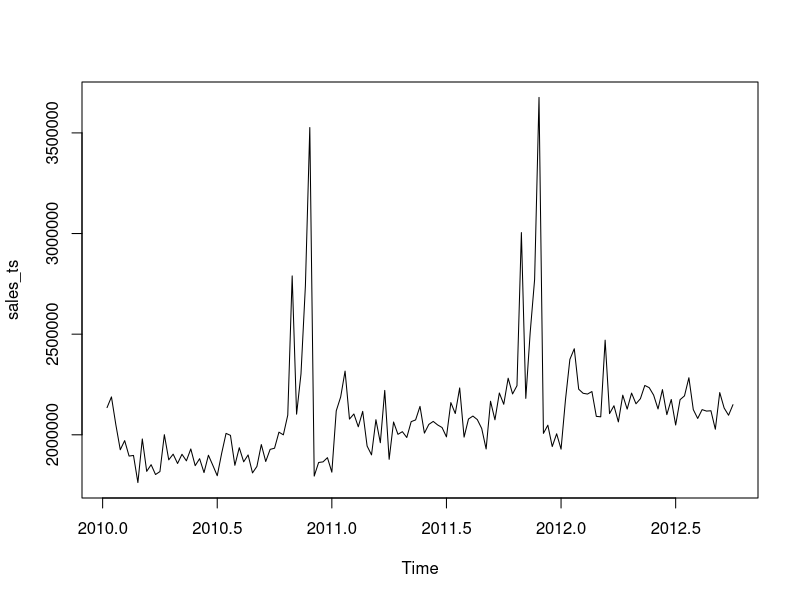
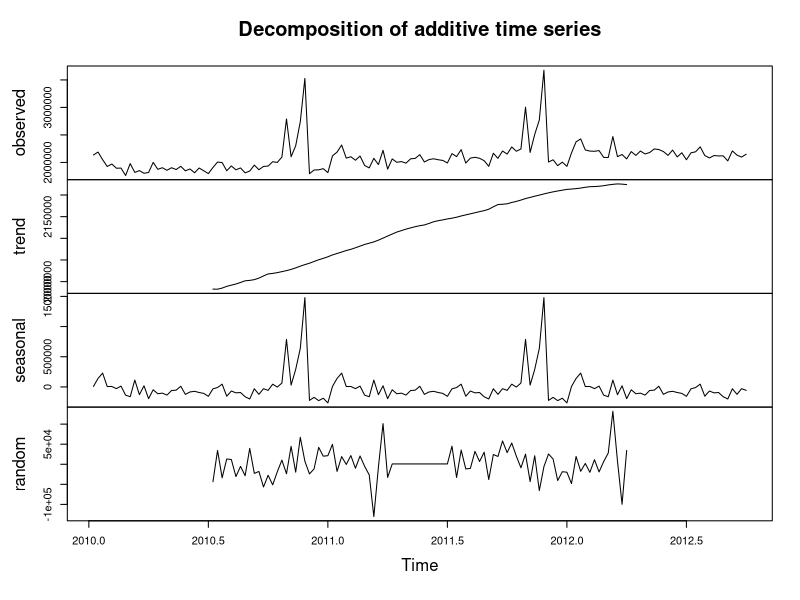
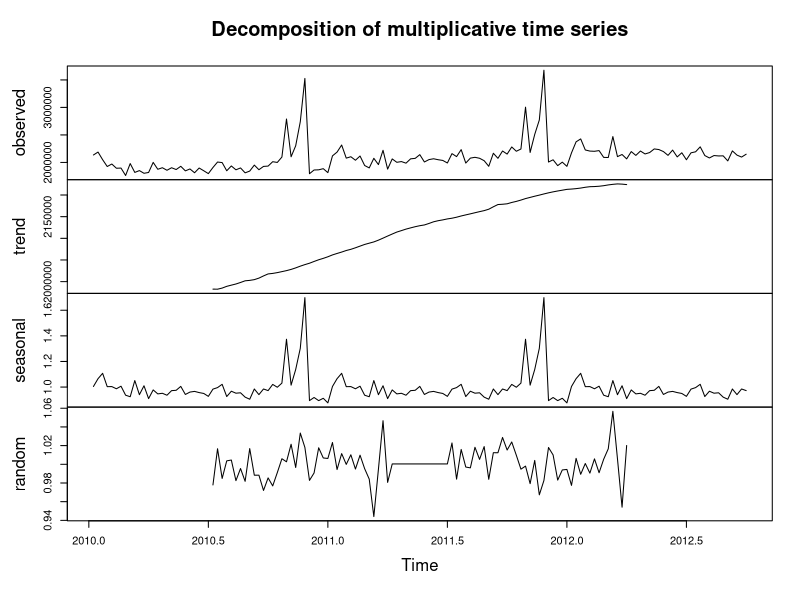
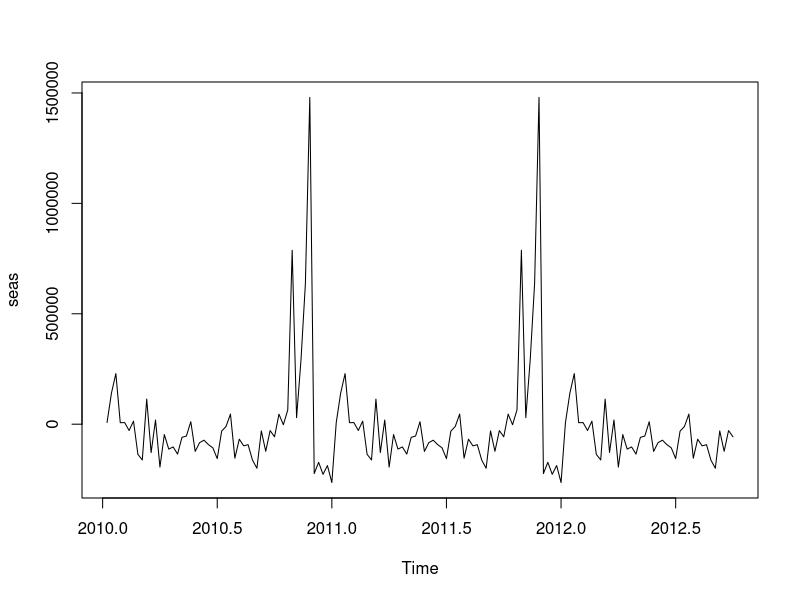
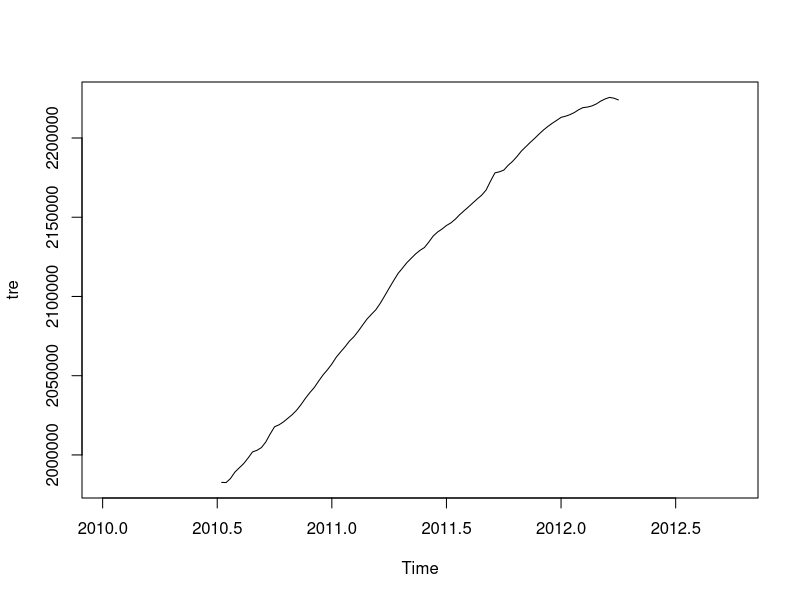
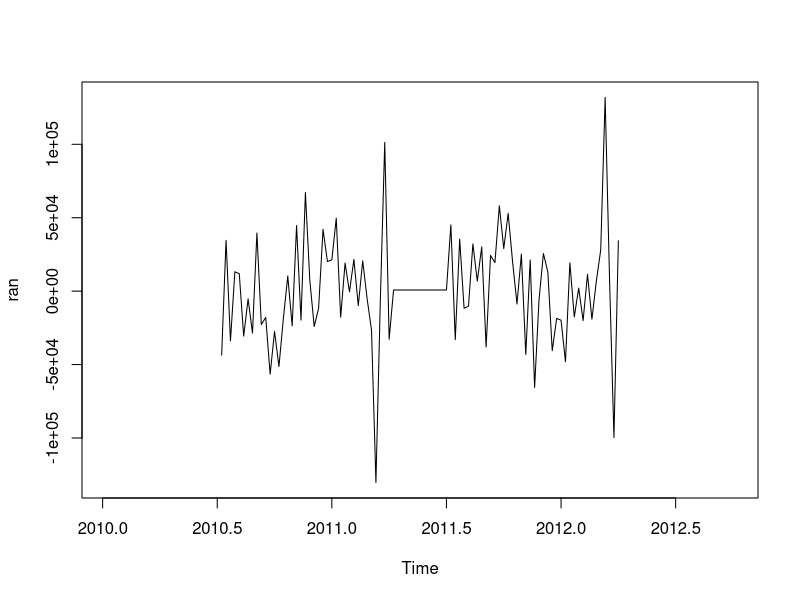
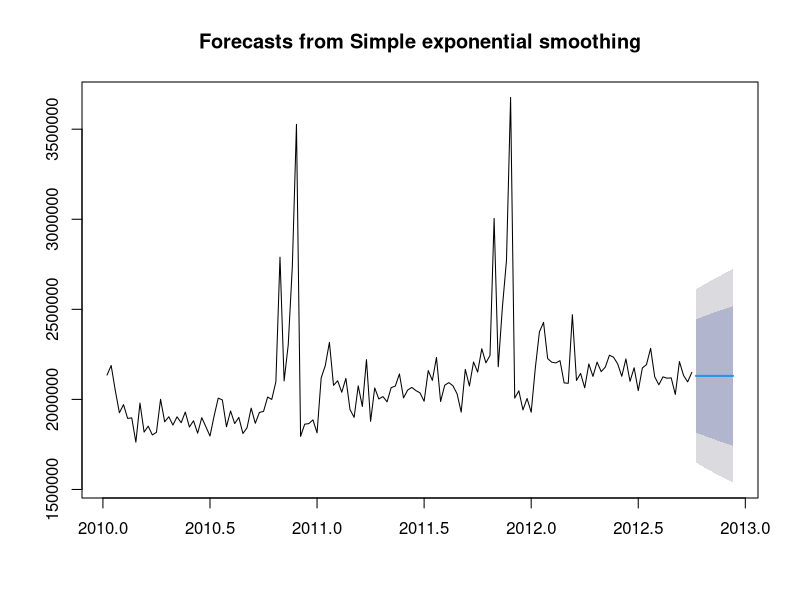
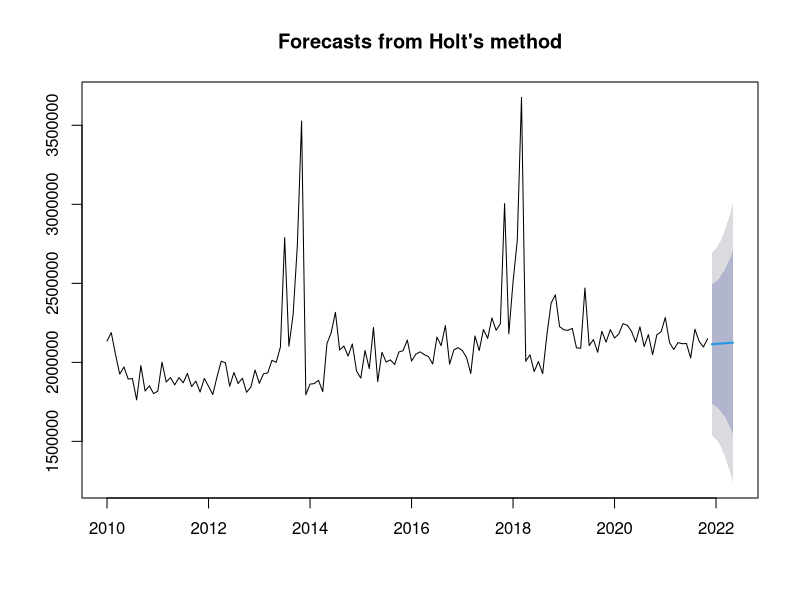

These figures' R source, in order:
## ---- chunk 1

#reading the csv file. 
df <- read.csv('sales.csv')
head(df)
#print(df)
## ---- chunk 2
sales <- df$Sales
head(sales)
## ---- chunk 3
sales_ts <- ts(sales, frequency = 52, start=c(2010, 2, 5))
sales_ts
## ---- chunk 4
plot.ts(sales_ts)
## ---- chunk 5
install.packages("forecast")
library(forecast)
#Decomposing a seasonal time series means separating the time series into these three components
tsA<- decompose(sales_ts,"additive")
plot(tsA)

## ---- chunk 6
library(forecast)
tsM<- decompose(sales_ts,"multiplicative")
plot(tsM)
## ---- chunk 7
seas<- tsA$seasonal
plot(seas)

## ---- chunk 8
tre<-tsA$trend
plot(tre)

## ---- chunk 9
ran<-tsA$random
plot(ran)
## ---- chunk 10
#function "ses" gives out the "simple exponential smoothing"
ses<-ses(sales_ts)
#plotting SES
plot(ses)

## ---- chunk 11
#for double exponential smoothing we use HOlt's linear method.
Hts <- ts(sales, frequency = 12, start=2010)
#the alpha -> smoothness parameter for the level (trend-less series), we have a beta parameter which controls the smoothness of the trend component. 
HoltModel <- holt(Hts, h=6, alpha=0.2, beta=0.1)

summary(HoltModel)
plot(HoltModel)

## ---- chunk 12
#
HWModelA <- hw(Hts, h=12, alpha=0.2, beta=0.1, gamma=0.25, seasonal =
"additive")
summary(HWModelA)
plot(HWModelA)
## ---- chunk 13
HWModelM <- hw(Hts, h=12, alpha=0.2, beta=0.1, gamma=0.25, seasonal =
"multiplicative")
summary(HWModelM)
plot(HWModelM)
## ---- chunk 14
#dev.new(width=400, height=250, unit="px")
plot(ses,col="green")
par(new=TRUE)
plot(HoltModel,col="blue")
par(new=TRUE)
plot(HWModelA, col="orange" )

## ---- chunk 15
sales_lm <- lm(sales~ Holiday_Flag + Temperature + Fuel_Price + CPI + Unemployment + Laptop_Demand , data=df)
sales_lm%>% summary()
## ---- chunk 16
##obtaining the predicted values.
library(tidyverse)
explan_sales<-tibble(df)
#head(explan_sales)
predict(sales_lm,explan_sales)

## ---- chunk 17
#now let's plot the predicted values against the observed or the original values.
plot(predict(sales_lm), df$sales,
     xlab = "Predicted Values",
     ylab = "Observed Values")
abline(a = 0, b = 1, lwd=2,
       col = "green")
## ---- chunk 18
ts1 <- ts(df$Laptop_Demand, frequency = 12, start = 2012)
plot(ts1)

## ---- chunk 19
tsdA1 <- decompose(ts1, "additive")
plot(tsdA1)
## ---- chunk 20
tsdM1 <- decompose(ts1, "multiplicative")
plot(tsdM1)
## ---- chunk 21
#USING CROSTON MODEL 
Cts <- ts(df$Laptop_Demand, frequency = 12, start = 2010)
plot(Cts)

## ---- chunk 22
CrostonModel <- croston(Cts, h=4, alpha=0.2)
summary(CrostonModel)
plot(CrostonModel)
## ---- chunk 23
#lets take a summary of the "Holt Model".
summary(HoltModel)
## ---- chunk 24
summary(HWModelA)
## ---- chunk 25
summary(ses)
